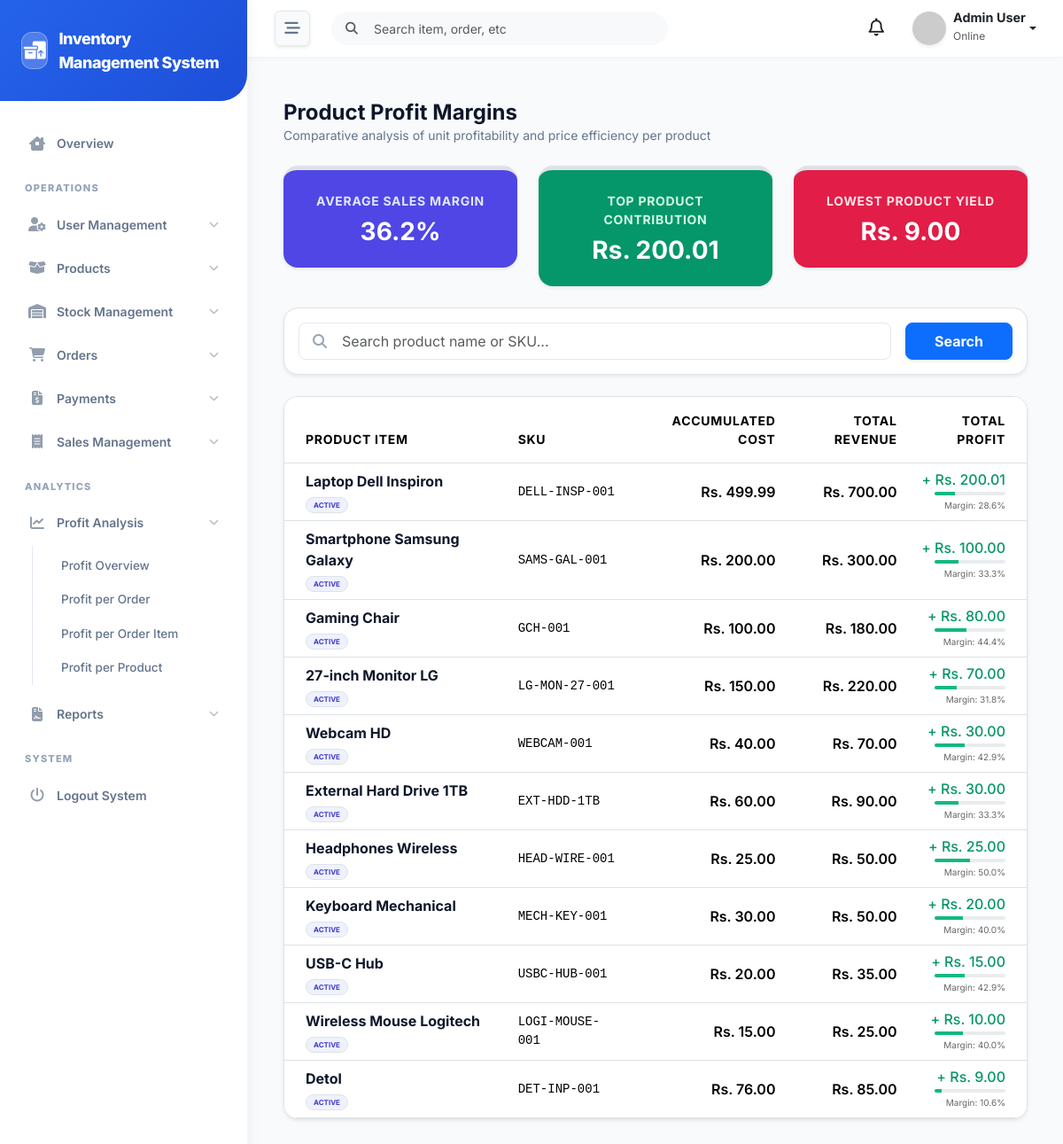
The page /admin/profit/product_profit.php (signed in) on the database its author committed.
### tables this page shows
CREATE TABLE `profits` (
  `id` int(11) NOT NULL,
  `reference_type` enum('order','product') NOT NULL,
  `reference_id` int(11) NOT NULL,
  `cost_price` decimal(10,2) NOT NULL,
  `selling_price` decimal(10,2) NOT NULL,
  `discount` decimal(10,2) DEFAULT 0.00,
  `profit_amount` decimal(10,2) NOT NULL,
  `created_at` timestamp NOT NULL DEFAULT current_timestamp(),
  `updated_at` timestamp NOT NULL DEFAULT current_timestamp() ON UPDATE current_timestamp()
);

CREATE TABLE `products` (
  `id` int(11) NOT NULL,
  `name` varchar(150) NOT NULL,
  `sku` varchar(100) DEFAULT NULL,
  `cost_price` decimal(10,2) NOT NULL,
  `selling_price` decimal(10,2) NOT NULL,
  `status` enum('active','inactive') DEFAULT 'active',
  `created_at` timestamp NOT NULL DEFAULT current_timestamp(),
  `updated_at` timestamp NOT NULL DEFAULT current_timestamp() ON UPDATE current_timestamp()
);

### core/functions.php (called while the page is built, shortened)
<?php
function format_price($amount) {
    return "Rs. " . number_format($amount, 2);
}

### admin/profit/product_profit.php (the view, shortened to what this page needs)
<?php
require_once __DIR__ . '/../../config/db.php';
require_once __DIR__ . '/../../core/functions.php';
$page_title = "Product Profit Margins";
$page_description = "Comparative analysis of unit profitability and price efficiency per product";
$search = isset($_GET['search']) ? sanitize($_GET['search']) : '';
$query = "
    SELECT pr.*, p.name as product_name, p.sku as product_sku, p.status as p_status
    FROM profits pr
    JOIN products p ON pr.reference_id = p.id
    WHERE pr.reference_type = 'product'";
$params = [];
$query .= " ORDER BY pr.profit_amount DESC";
try {
    $stmt = $pdo->prepare($query);
    $stmt->execute($params);
    $products = $stmt->fetchAll();
    $summary = $pdo->query("
        SELECT
           AVG(profit_amount / NULLIF(selling_price, 0)) * 100 as avg_margin_pct,
           MAX(profit_amount) as max_profit,
           MIN(profit_amount) as min_profit
        FROM profits
        WHERE reference_type = 'product'
    ")->fetch();
} catch (PDOException $e) { $products = []; }
include '../../includes/header.php';
include '../../includes/sidebar.php';
include '../../includes/navbar.php';
?>
<div class="px-3 py-4">
    <div class="d-flex align-items-center justify-content-between mb-4">
        <div>
            <h1 class="h4 fw-bold text-slate-900 mb-0"><?= $page_title ?></h1>
            <p class="text-slate-500 small mb-0"><?= $page_description ?></p>
        </div>
    </div>
    <div class="row g-4 mb-4">
        <div class="col-md-4">
            <div class="bg-indigo-600 p-4 rounded-4 shadow-sm text-white text-center border-0 border-top border-5 border-indigo-400">
                <div class="small fw-bold text-indigo-100 uppercase tracking-wider mb-2">Average Sales Margin</div>
                <div class="h3 fw-bold mb-0"><?= number_format($summary['avg_margin_pct'] ?? 0, 1) ?>%</div>
            </div>
        </div>
        <div class="col-md-4">
            <div class="bg-emerald-600 p-4 rounded-4 shadow-sm text-white text-center border-0 border-top border-5 border-emerald-400">
                <div class="small fw-bold text-emerald-100 uppercase tracking-wider mb-2">Top Product Contribution</div>
                <div class="h3 fw-bold mb-0"><?= format_price($summary['max_profit'] ?? 0) ?></div>
            </div>
        </div>
        <div class="col-md-4">
            <div class="bg-rose-600 p-4 rounded-4 shadow-sm text-white text-center border-0 border-top border-5 border-rose-400">
                <div class="small fw-bold text-rose-100 uppercase tracking-wider mb-2">Lowest Product Yield</div>
                <div class="h3 fw-bold mb-0"><?= format_price($summary['min_profit'] ?? 0) ?></div>
            </div>
        </div>
    </div>
    <div class="bg-white p-3 rounded-4 border border-slate-100 shadow-sm mb-4">
        <form method="GET" class="row g-3 align-items-center">
            <div class="col-lg-10">
                <div class="position-relative">
                    <i class="fa-solid fa-magnifying-glass position-absolute top-50 translate-middle-y ms-3 text-slate-400"></i>
                    <input type="text" name="search" class="form-control rounded-3 py-2 ps-5 border-slate-200" placeholder="Search product name or SKU..." value="<?= htmlspecialchars($search) ?>">
                </div>
            </div>
            <div class="col-lg-2">
                <button type="submit" class="btn btn-primary w-100 py-2 rounded-3 fw-bold shadow-sm">Search</button>
            </div>
        </form>
    </div>
    <div class="bg-white rounded-4 border border-slate-100 shadow-sm overflow-hidden">
        <div class="table-responsive">
            <table class="table align-middle mb-0">
                <thead>
                    <tr class="bg-slate-50 text-slate-500 small uppercase fw-bold tracking-wider">
                        <th class="ps-4 py-3">Product Item</th>
                        <th class="py-3">SKU</th>
                        <th class="py-3 text-end">Accumulated Cost</th>
                        <th class="py-3 text-end">Total Revenue</th>
                        <th class="py-3 text-end pe-4 text-emerald-600">Total Profit</th>
                    </tr>
                </thead>
                <tbody>
                    <?php if (!empty($products)): ?>
                        <?php foreach ($products as $p): ?>
                            <tr>
                                <td class="ps-4">
                                    <div class="fw-bold text-slate-900"><?= htmlspecialchars($p['product_name']) ?></div>
                                    <span class="badge border py-1 px-2 rounded-pill fw-bold text-uppercase <?= $p['p_status'] == 'active' ? 'bg-indigo-50 text-indigo-700 border-indigo-100' : 'bg-slate-50 text-slate-400 border-slate-100' ?>" style="font-size: 8px;">
                                        <?= $p['p_status'] ?>
                                    </span>
                                </td>
                                <td class="text-slate-500 small font-monospace"><?= htmlspecialchars($p['product_sku'] ?? 'N/A') ?></td>
                                <td class="text-end fw-semibold text-slate-600"><?= format_price($p['cost_price']) ?></td>
                                <td class="text-end fw-semibold text-blue-600"><?= format_price($p['selling_price']) ?></td>
                                <td class="text-end pe-4">
                                    <div class="fw-black h6 mb-0 text-emerald-600">+ <?= format_price($p['profit_amount']) ?></div>
                                    <div class="progress mt-1" style="height: 4px; width: 80px; margin-left: auto;">
                                        <?php $pct = ($p['profit_amount'] / ($p['selling_price'] ?: 1)) * 100; ?>
                                        <div class="progress-bar bg-emerald-500" role="progressbar" style="width: <?= $pct ?>%" aria-valuenow="<?= $pct ?>" aria-valuemin="0" aria-valuemax="100"></div>
                                    </div>
                                    <div class="small mt-1" style="font-size: 10px; opacity: 0.6;">Margin: <?= number_format($pct, 1) ?>%</div>
                                </td>
                            </tr>
                        <?php endforeach; ?>
                    <?php else: ?>
                        <tr><td colspan="5" class="text-center py-5">No product-wise profit metrics synchronized.</td></tr>
                    <?php endif; ?>
                </tbody>
            </table>
        </div>
    </div>
</div>
<?php include '../../includes/footer.php'; ?>

### includes/header.php (style rules this page uses)
:root { --primary-bg: #f8fafc; --sidebar-bg: #ffffff; --sidebar-color: #64748b; --sidebar-active-bg: #eff6ff; --sidebar-active-color: #2563eb; --primary-brand: #2563eb; --header-bg: #ffffff; --text-dark: #1e293b; --transition-speed: 0.3s; }
body { font-family: 'Inter', sans-serif; background-color: var(--primary-bg); color: var(--text-dark); overflow-x: hidden; }

### includes/sidebar.php (style rules this page uses)
:root { --primary-blue: #2563eb; --primary-green: #10b981; --sidebar-bg: #ffffff; --nav-text: #64748b; --nav-active-bg: #eff6ff; --nav-active-text: #2563eb; }

### rows shown on the page
profits: products.name "Laptop Dell Inspiron", products.status "ACTIVE", products.sku "DELL-INSP-001", cost_price "Rs. 499.99", selling_price "Rs. 700.00", profit_amount "Rs. 200.01", pct "28.6"
profits: products.name "Smartphone Samsung Galaxy", products.status "ACTIVE", products.sku "SAMS-GAL-001", cost_price "Rs. 200.00", selling_price "Rs. 300.00", profit_amount "Rs. 100.00", pct "33.3"
profits: products.name "Gaming Chair", products.status "ACTIVE", products.sku "GCH-001", cost_price "Rs. 100.00", selling_price "Rs. 180.00", profit_amount "Rs. 80.00", pct "44.4"
profits: products.name "27-inch Monitor LG", products.status "ACTIVE", products.sku "LG-MON-27-001", cost_price "Rs. 150.00", selling_price "Rs. 220.00", profit_amount "Rs. 70.00", pct "31.8"
profits: products.name "Webcam HD", products.status "ACTIVE", products.sku "WEBCAM-001", cost_price "Rs. 40.00", selling_price "Rs. 70.00", profit_amount "Rs. 30.00", pct "42.9"
profits: products.name "External Hard Drive 1TB", products.status "ACTIVE", products.sku "EXT-HDD-1TB", cost_price "Rs. 60.00", selling_price "Rs. 90.00", profit_amount "Rs. 30.00", pct "33.3"
profits: products.name "Headphones Wireless", products.status "ACTIVE", products.sku "HEAD-WIRE-001", cost_price "Rs. 25.00", selling_price "Rs. 50.00", profit_amount "Rs. 25.00", pct "50.0"
profits: products.name "Keyboard Mechanical", products.status "ACTIVE", products.sku "MECH-KEY-001", cost_price "Rs. 30.00", selling_price "Rs. 50.00", profit_amount "Rs. 20.00", pct "40.0"
profits: products.name "USB-C Hub", products.status "ACTIVE", products.sku "USBC-HUB-001", cost_price "Rs. 20.00", selling_price "Rs. 35.00", profit_amount "Rs. 15.00", pct "42.9"
profits: products.name "Wireless Mouse Logitech", products.status "ACTIVE", products.sku "LOGI-MOUSE-001", cost_price "Rs. 15.00", selling_price "Rs. 25.00", profit_amount "Rs. 10.00", pct "40.0"
profits: products.name "Detol", products.status "ACTIVE", products.sku "DET-INP-001", cost_price "Rs. 76.00", selling_price "Rs. 85.00", profit_amount "Rs. 9.00", pct "10.6"

### other values the page prints
APP_NAME "Inventory Management System"
$user_name "Admin User"
$page_title "Product Profit Margins"
$page_description "Comparative analysis of unit profitability and price efficiency per product"
$summary['avg_margin_pct'] "36.2"
format_price($summary['max_profit'] ?? 0) "Rs. 200.01"
format_price($summary['min_profit'] ?? 0) "Rs. 9.00"
